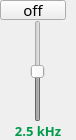
                 <widget class="QFrame" name="frame_89">
                  <property name="minimumSize">
                   <size>
                    <width>76</width>
                    <height>140</height>
                   </size>
                  </property>
                  <property name="maximumSize">
                   <size>
                    <width>76</width>
                    <height>140</height>
                   </size>
                  </property>
                  <property name="frameShape">
                   <enum>QFrame::NoFrame</enum>
                  </property>
                  <property name="frameShadow">
                   <enum>QFrame::Raised</enum>
                  </property>
                  <layout class="QVBoxLayout" name="verticalLayout_48">
                   <property name="spacing">
                    <number>0</number>
                   </property>
                   <property name="leftMargin">
                    <number>0</number>
                   </property>
                   <property name="topMargin">
                    <number>0</number>
                   </property>
                   <property name="rightMargin">
                    <number>0</number>
                   </property>
                   <property name="bottomMargin">
                    <number>0</number>
                   </property>
                   <item>
                    <widget class="QPushButton" name="switch_2500">
                     <property name="minimumSize">
                      <size>
                       <width>66</width>
                       <height>20</height>
                      </size>
                     </property>
                     <property name="maximumSize">
                      <size>
                       <width>65</width>
                       <height>20</height>
                      </size>
                     </property>
                     <property name="font">
                      <font>
                       <family>PF BeauSans Pro</family>
                       <pointsize>11</pointsize>
                       <bold>false</bold>
                      </font>
                     </property>
                     <property name="text">
                      <string>off</string>
                     </property>
                     <property name="checkable">
                      <bool>true</bool>
                     </property>
                     <property name="checked">
                      <bool>false</bool>
                     </property>
                    </widget>
                   </item>
                   <item alignment="Qt::AlignHCenter">
                    <widget class="QSlider" name="slider_2500">
                     <property name="enabled">
                      <bool>false</bool>
                     </property>
                     <property name="minimumSize">
                      <size>
                       <width>45</width>
                       <height>100</height>
                      </size>
                     </property>
                     <property name="minimum">
                      <number>-50</number>
                     </property>
                     <property name="maximum">
                      <number>50</number>
                     </property>
                     <property name="value">
                      <number>0</number>
                     </property>
                     <property name="orientation">
                      <enum>Qt::Vertical</enum>
                     </property>
                    </widget>
                   </item>
                   <item>
                    <widget class="QLabel" name="label_58">
                     <property name="font">
                      <font>
                       <family>PF BeauSans Pro</family>
                       <pointsize>10</pointsize>
                       <bold>true</bold>
                      </font>
                     </property>
                     <property name="styleSheet">
                      <string notr="true">color: #009b4a;</string>
                     </property>
                     <property name="text">
                      <string>2.5 kHz</string>
                     </property>
                     <property name="alignment">
                      <set>Qt::AlignHCenter|Qt::AlignTop</set>
                     </property>
                    </widget>
                   </item>
                  </layout>
                 </widget>
